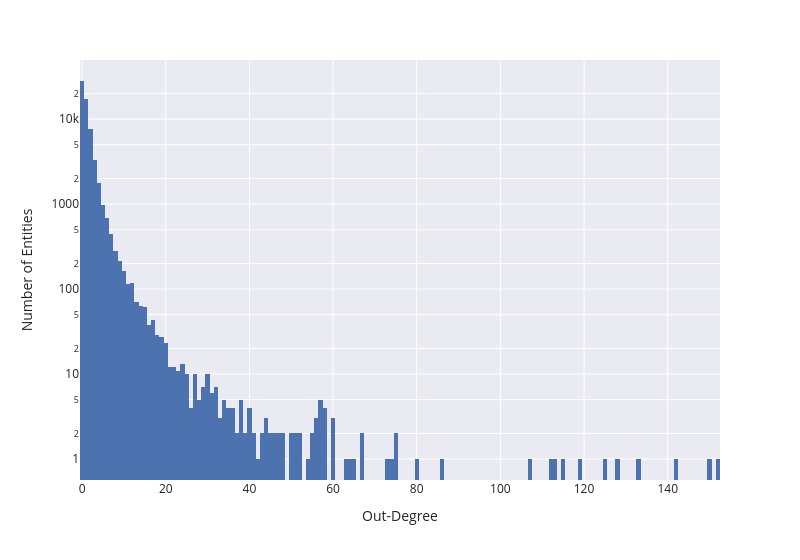

Notebook cell for this chart:
### Markdown cell above
- Out Degree

### Code cell
fig = px.histogram(
    data_frame = node_level,
    x = "out-degree",
    width = 800,
    log_y=True
)
fig.update_layout(xaxis_title = "Out-Degree", yaxis_title = "Number of Entities")
save_fig(fig, 'out_degree_distribution.pdf')
show(fig)

### Figure 1 — Plotly figure (JSON) as saved in the notebook; plotly's stock layout.template omitted (floating-point values rounded to 4 significant figures; data arrays with more than 128 entries replaced by an {"elided": "..."} marker saying what was removed)
{"data": [{"bingroup": "x", "hovertemplate": "out-degree=%{x}<br>count=%{y}<extra></extra>", "legendgroup": "", "marker": {"color": "rgb(76,114,176)", "pattern": {"shape": ""}}, "name": "", "orientation": "v", "showlegend": false, "type": "histogram", "x": {"elided": "61859 int values"}, "xaxis": "x", "yaxis": "y"}], "layout": {"barmode": "relative", "font": {"size": 12}, "legend": {"tracegroupgap": 0}, "margin": {"t": 60}, "width": 800, "xaxis": {"anchor": "y", "domain": [0, 1], "title": {"text": "Out-Degree"}}, "yaxis": {"anchor": "x", "domain": [0, 1], "title": {"text": "Number of Entities"}, "type": "log"}}}
